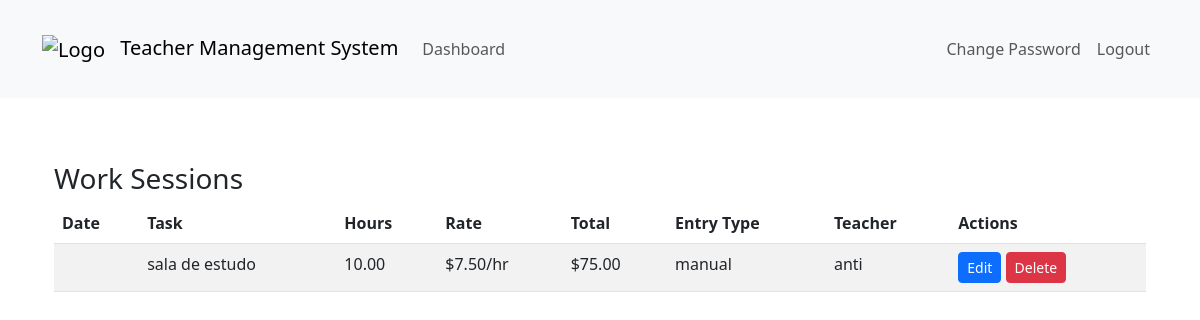
The page /dashboard/dashboard/superuser/work-sessions/ (signed in) on the database as committed earlier.
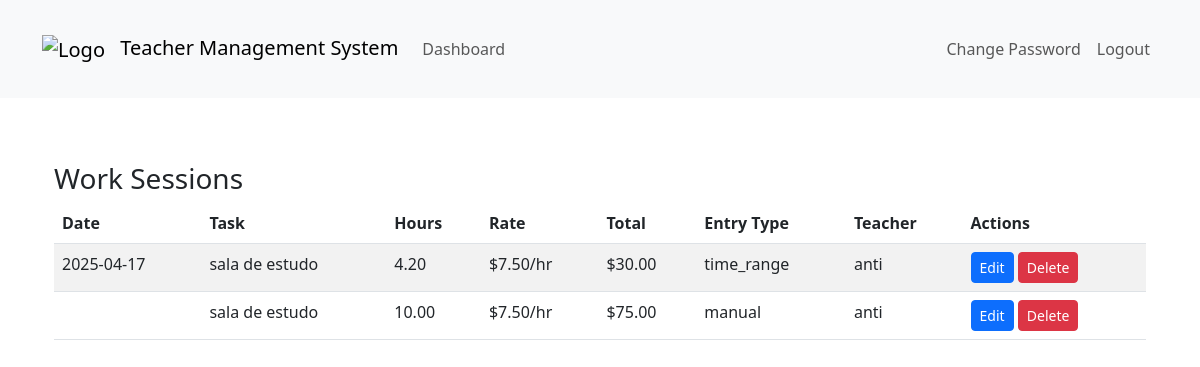
The same page on the database as committed later.
### teachers_app/models.py (models this page shows, shortened)
class WorkSession(models.Model):
    ENTRY_TYPE_CHOICES = [
        ('manual', 'Manual Hours Input'),
        ('clock', 'Clock In/Out'),
        ('time_range', 'Time Range'),
    ]
    teacher = models.ForeignKey(Teacher, on_delete=models.CASCADE)
    task = models.ForeignKey(Task, on_delete=models.CASCADE)
    entry_type = models.CharField(max_length=10, choices=ENTRY_TYPE_CHOICES)
    hourly_rate = models.DecimalField(max_digits=10, decimal_places=2, null=True, blank=True)  # Store the hourly rate at creation time
    stored_hours = models.DecimalField(max_digits=10, decimal_places=2, null=True, blank=True)  # Store the hours at creation time
    is_deleted = models.BooleanField(default=False)
    deleted_at = models.DateTimeField(null=True, blank=True)
    manual_hours = models.DecimalField(max_digits=5, decimal_places=2, null=True, blank=True)
    clock_in = models.DateTimeField(null=True, blank=True)
    clock_out = models.DateTimeField(null=True, blank=True)
    start_time = models.DateTimeField(null=True, blank=True)
    end_time = models.DateTimeField(null=True, blank=True)
    created_at = models.DateTimeField(auto_now_add=True)
    total_amount = models.DecimalField(max_digits=10, decimal_places=2, null=True, blank=True)
    def calculated_hours(self):
        if self.entry_type == 'manual' and self.manual_hours:
            return self.manual_hours
        elif self.entry_type == 'clock' and self.clock_in and self.clock_out:
            duration = self.clock_out - self.clock_in
            return duration.total_seconds() / 3600  # Return hours
        elif self.entry_type == 'time_range' and self.start_time and self.end_time:
            duration = self.end_time - self.start_time
            return duration.total_seconds() / 3600  # Return hours
        return None  # Return None if no valid data

class Task(models.Model):
    name = models.CharField(max_length=200)
    description = models.TextField(blank=True, null=True)
    duration = models.DurationField(null=True, blank=True)
    price = models.DecimalField(max_digits=10, decimal_places=2, default=0.00)
    hourly_rate = models.DecimalField(max_digits=10, decimal_places=2)
    created_at = models.DateTimeField(auto_now_add=True)
    updated_at = models.DateTimeField(auto_now=True)
    is_active = models.BooleanField(default=True)

class Teacher(models.Model):
    user = models.OneToOneField(CustomUser, on_delete=models.CASCADE)
    subjects = models.CharField(max_length=200, blank=True, help_text="Optional: List of subjects taught")

class CustomUser(AbstractUser):
    is_student   = models.BooleanField(default=False)
    is_teacher = models.BooleanField(default=False)
    is_inspector = models.BooleanField(default=False)

### teachers_app/views.py (the view)
# urls.py: path('dashboard/superuser/work-sessions/', views.list_work_sessions, name='superuser_list_work_sessions'),
@login_required
@user_passes_test(lambda u: u.is_superuser)
def list_work_sessions(request):
    work_sessions = WorkSession.objects.select_related('task', 'teacher').order_by('-start_time')
    context = {
        'work_sessions': work_sessions
    }
    return render(request, 'superuser/list_work_sessions.html', context)

### templates/superuser/list_work_sessions.html (shortened to what this page needs)
{% extends 'base.html' %}
{% load static %}
{% block content %}
<div class="container">
    <h3>Work Sessions</h3>
    <div class="row">
        <div class="col-md-12">
            <table class="table table-striped">
                <thead>
                    <tr>
                        <th>Date</th>
                        <th>Task</th>
                        <th>Hours</th>
                        <th>Rate</th>
                        <th>Total</th>
                        <th>Entry Type</th>
                        <th>Teacher</th>
                        <th>Actions</th>
                    </tr>
                </thead>
                <tbody>
                    {% for session in work_sessions %}
                    <tr>
                        <td>{{ session.start_time|date:"Y-m-d" }}</td>
                        <td>{{ session.task.name }}</td>
                        <td>{{ session.calculated_hours|floatformat:2 }}</td>
                        <td>${{ session.task.hourly_rate|floatformat:2 }}/hr</td>
                        <td>${{ session.total_amount|floatformat:2 }}</td>
                        <td>{{ session.entry_type }}</td>
                        <td>{{ session.teacher.user.username }}</td>
                        <td>
                            <a href="{% url 'edit_work_session' session.id %}" class="btn btn-sm btn-primary">Edit</a>
                            <form method="post" action="{% url 'delete_work_session' session.id %}" style="display: inline;" onsubmit="return confirm('Are you sure you want to delete this work session?');">
                                <button type="submit" class="btn btn-sm btn-danger">Delete</button>
                            </form>
                        </td>
                    </tr>
                    {% empty %}
                    <tr>
                        <td colspan="8">No work sessions found.</td>
                    </tr>
                    {% endfor %}
                </tbody>
            </table>
        </div>
    </div>
</div>
{% endblock %}

Rows that differ between the two databases and show on the page:
added WorkSession: start_time "2025-04-17", task.name "sala de estudo", calculated_hours "4.20", task.hourly_rate "7.50", total_amount "30.00", entry_type "time_range", teacher.user.username "anti"
